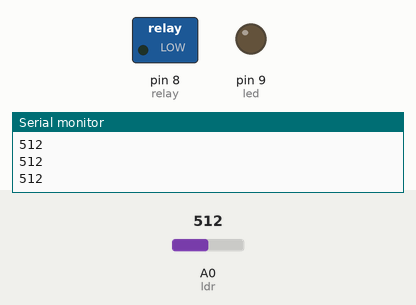
Recording of a sketch running on a simulated Arduino Uno, built with avr-gcc and run on an emulated ATmega328P. Shown: switched loads named in the sketch (green lamp = pin HIGH), output pins drawn as LEDs (lit = HIGH), the last lines printed to the serial monitor. The test bench sets the inputs (shaded band); at power-on: A0 (ldr) = 512.

Above: at 1.2 s.
1.3 s: A0 (ldr) set to 492
At 2.2 s:
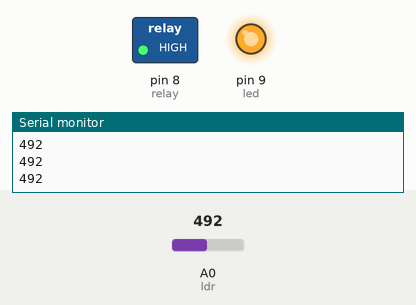
2.8 s: A0 (ldr) set to 510
At 3.4 s:
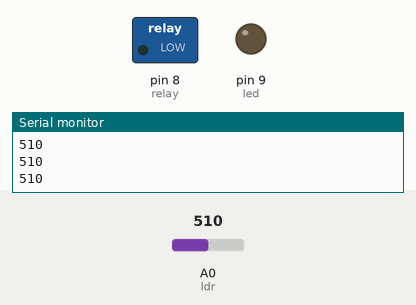
4.3 s: A0 (ldr) set to 490
At 4.8 s:
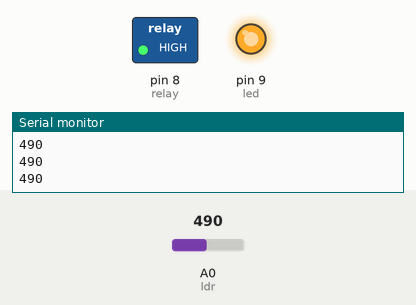
Timing chart, 0 to 7.3 s (numbered marks = the images above; inputs shaded):
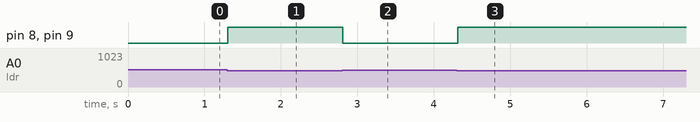

The sketch:

energy_saving_setup.ino
```cpp
int ldr = A0;

int relay = 8;
int led = 9;

void setup() {

  pinMode(relay, OUTPUT);
  pinMode(led, OUTPUT);

  Serial.begin(9600);

}

void loop() {

  int lightValue = analogRead(ldr);

  Serial.println(lightValue);

  if (lightValue < 500) {

    digitalWrite(relay, HIGH);
    digitalWrite(led, HIGH);

  } else {

    digitalWrite(relay, LOW);
    digitalWrite(led, LOW);

  }

  delay(100);

}
```

Measured:
- the behaviour switches between 500 and 499 on A0 (ldr) (found by bisection; images 0 and 1)
- after the input at 1.3 s, pin 8 (relay), pin 9 (led): LOW → HIGH at once
- after the input at 2.8 s, pin 8 (relay), pin 9 (led): HIGH → LOW at once
- after the input at 4.3 s, pin 8 (relay), pin 9 (led): LOW → HIGH at once
